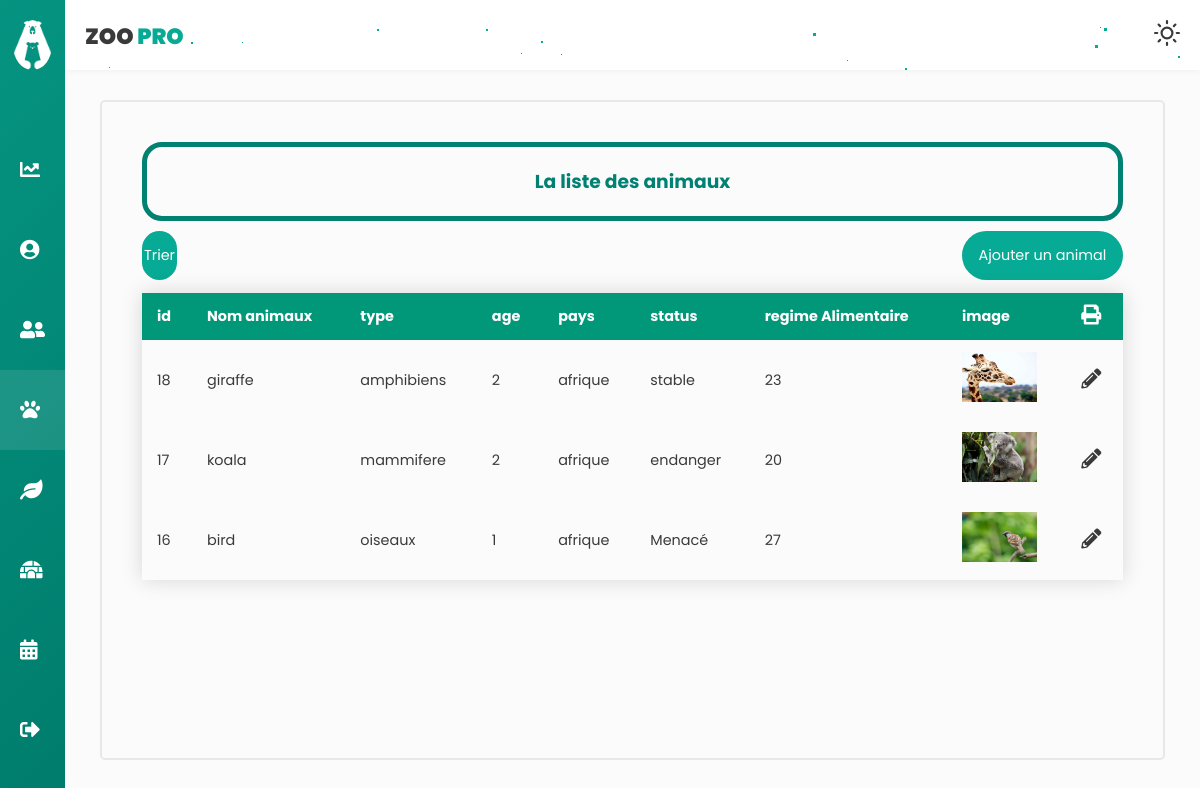
/animauxC/trierParID (signed in), run on an earlier commit of the app's database.
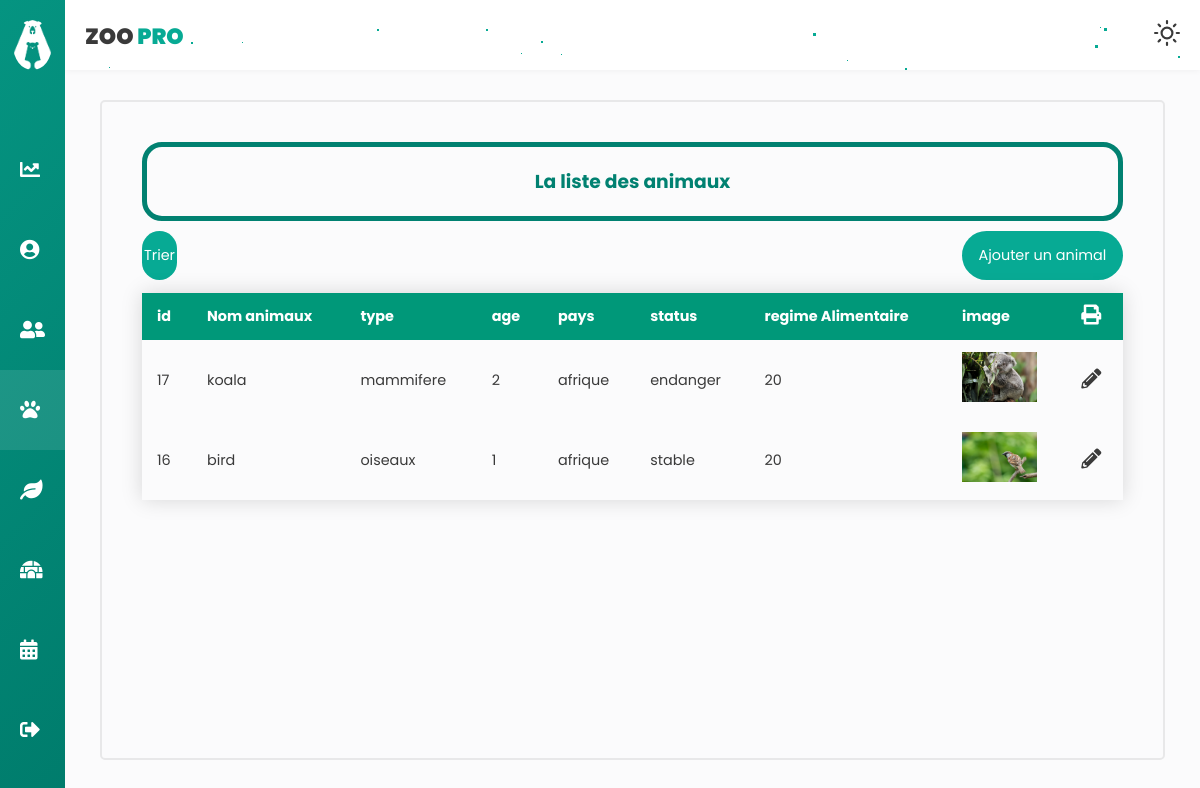
And on a later commit of the database.
### tables this page shows
CREATE TABLE `animaux` (
  `id` int(11) NOT NULL,
  `nomAnimal` varchar(50) NOT NULL,
  `type` varchar(50) NOT NULL,
  `age` int(10) NOT NULL,
  `pays` varchar(50) NOT NULL,
  `status` varchar(70) NOT NULL,
  `regimeAlimentaire` int(20) NOT NULL,
  `image` varchar(255) NOT NULL,
  `updated_by` int(11) DEFAULT NULL
);

### app/libraries/Core.php (called while the page is built, shortened)
<?php
  class Core {
    protected $currentMethod = 'index';
    public function __construct(){
      $url = $this->getUrl();
      if(isset($url[0])){
      if(file_exists('../app/controllers/' . ucwords($url[0]). '.php')){
        unset($url[0]);
      }
    }
      $this->currentController = new $this->currentController;
      if(isset($url[1])){
        if(method_exists($this->currentController, $url[1])){
          $this->currentMethod = $url[1];
          unset($url[1]);
        }
      }
      $this->params = $url ? array_values($url) : [];
      call_user_func_array([$this->currentController, $this->currentMethod], $this->params);
    }
    public function getUrl(){
      if(isset($_GET['url'])){
        $url = rtrim($_GET['url'], '/');
        $url = filter_var($url, FILTER_SANITIZE_URL);
        $url = explode('/', $url);
        return $url;
      }
    }
  }

### app/require.php (called while the page is built, shortened)
<?php
    require_once 'libraries/Core.php';
    require_once 'libraries/Controller.php';
    require_once 'libraries/Database.php';
    $init = new Core();

### public/index.php (called while the page is built)
<?php
    require_once '../app/require.php';

### app/libraries/Database.php (called while the page is built, shortened)
<?php
    class Database {
        private $dbHost = DB_HOST;
        private $dbUser = DB_USER;
        private $dbPass = DB_PASS;
        private $dbName = DB_NAME;
        private $statement;
        private $dbHandler;
        public function __construct() {
            $conn = 'mysql:host=' . $this->dbHost . ';dbname=' . $this->dbName;
            $options = array(
                PDO::ATTR_PERSISTENT => true,
                PDO::ATTR_ERRMODE => PDO::ERRMODE_EXCEPTION
            );
            try {
                $this->dbHandler = new PDO($conn, $this->dbUser, $this->dbPass, $options);
            } catch (PDOException $e) {
                $this->error = $e->getMessage();
                echo $this->error;
            }
        }
        public function query($sql) {
            $this->statement = $this->dbHandler->prepare($sql);
        }
        public function execute() {
            return $this->statement->execute();
        }
        public function resultSet() {
            $this->execute();
            return $this->statement->fetchAll();
        }
    }

### app/models/animauxM.php (called while the page is built, shortened)
<?php
class animauxM
{
    private $db;
    public function __construct()
    {
        $this->db = new Database;
    }
    public function triID()
    {
        $this->db->query('SELECT * FROM `animaux` ORDER BY id DESC ');
        return $this->db->resultSet();
    }
    public function getStable()
    {
        $this->db->query('SELECT COUNT(*) FROM `animaux` WHERE status="stable"');
        return $this->db->resultSet();
    }
    public function getMenace()
    {
        $this->db->query('SELECT COUNT(*) FROM `animaux` WHERE status="menacé"');
        return $this->db->resultSet();
    }
    public function getEndanger()
    {
        $this->db->query('SELECT COUNT(*) FROM `animaux` WHERE status="endanger"');
        return $this->db->resultSet();
    }
}

### app/controllers/animauxC.php (the view, shortened to what this page needs)
<?php
class animauxC extends Controller
{
    public function __construct()
    {
        $this->animauxModel = $this->model('animauxM');
    }
    public function trierParID()
    {
        $tab = $this->animauxModel->triID();
        $data = [
            'tab' => '',
            'stable' => '',
            'menace' => '',
            'endanger' => ''
        ];
        foreach ($tab as $key => $value) {
            $data['tab'] .= '<tr class="tblRows" data=' . $value[0] . "-" . $value[1] . "-" . $value[2] . "-" . $value[3] . "-" . $value[4] . "-" . $value[5] . "-" . $value[6] . "-" . $value[7] . '>
            <td>' . $value[0] . '</td>
            <td data-label="Nom">' . $value[1] . '</td>
            <td>' . $value[2] . '</td>
            <td>' . $value[3] . '</td>
            <td>' . $value[4] . '</td>
            <td>' . $value[5] . '</td>
            <td>' . $value[6] . '</td>
            <td> <img src="../public/img/' . $value[7] . '" width = "75" height = "50"/></td>
            <td> <i class="fas fa-pencil-alt updateButton" onclick="openFormModifier()">
        </tr>';
        }
    }
}

What changed in the data, as far as the page shows it:
removed animaux: id "18", nomAnimal "giraffe", type "amphibiens", age "2", pays "afrique", status "stable", regimeAlimentaire "23", image (picture)
changed animaux "bird": status "Menacé" → "stable"; regimeAlimentaire "27" → "20"
